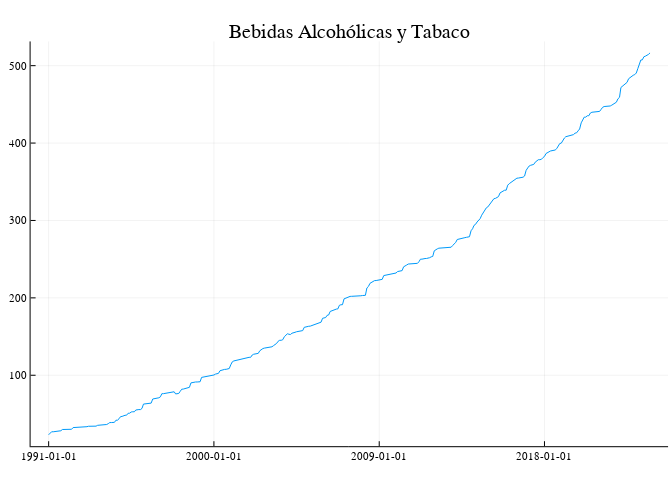

The notebook cell this image was saved under:
### Markdown cell above
En este informe se presenta el gráfico del primer componente del grupo, sin embargo, puede obtenerse un gráfico por cada componente y del IPC general^[j=13 en el código.].

### Code cell
tipo = "line";
grupos2 = DataFrames.DataFrame(
	No = 1:Base.size(df_cpi_grupos, 2)-1,
	Nombre = DataFrames.names(df_cpi_grupos)[2:end]);
nombrar = Base.Array(grupos2.Nombre);
nombrar = string.(nombrar);
j = 2#size(nombrar)[1] # 1:13

#dynamic_plot(df, nombrar[i], tipo)
# static_plot(df_cpi_grupos, nombrar[j], tipo)
df, col_name, plot_type = df_cpi_grupos, nombrar[j], tipo
col_name = Symbol(col_name)
plot_type = Symbol(plot_type)
fig_001 = Plots.plot(
    df.Fechas, 
    df[:, col_name],
    legend = false,
    label = String(col_name),
    title = String(col_name),)
#=Plots.savefig(
	fig_001,
	wd * "/Figuras/fig_001.png")
FileIO.load(wd * "/Figuras/fig_001.png")=#

### Figure 1 — Plotly figure (JSON) as saved in the notebook; plotly's stock layout.template omitted (floating-point values rounded to 4 significant figures; data arrays with more than 128 entries replaced by an {"elided": "..."} marker saying what was removed)
{"data": [{"colorbar": {"len": 0.9199, "title": "", "x": 0.9941, "y": 0.4913}, "legendgroup": "Bebidas Alcohólicas y Tabaco", "line": {"color": "rgba(0, 154, 250, 1.000)", "dash": "solid", "shape": "linear", "width": 1}, "mode": "lines", "name": "Bebidas Alcohólicas y Tabaco", "showlegend": true, "type": "scatter", "x": {"elided": "394 float values"}, "xaxis": "x", "y": {"elided": "394 float values"}, "yaxis": "y"}], "layout": {"annotations": [{"font": {"color": "rgba(0, 0, 0, 1.000)", "family": "sans-serif", "size": 20}, "rotation": -0.0, "showarrow": false, "text": "Bebidas Alcohólicas y Tabaco", "x": 0.5198, "xanchor": "center", "xref": "paper", "y": 1.0, "yanchor": "top", "yref": "paper"}], "height": 480, "margin": {"b": 20, "l": 0, "r": 0, "t": 20}, "paper_bgcolor": "rgba(255, 255, 255, 1.000)", "plot_bgcolor": "rgba(255, 255, 255, 1.000)", "showlegend": false, "width": 672, "xaxis": {"anchor": "y", "domain": [0.04554, 0.9941], "gridcolor": "rgba(0, 0, 0, 0.100)", "gridwidth": 0.5, "linecolor": "rgba(0, 0, 0, 1.000)", "mirror": false, "range": [726500.0, 739200.0], "showgrid": true, "showline": true, "showticklabels": true, "tickangle": 0, "tickcolor": "rgb(0, 0, 0)", "tickfont": {"color": "rgba(0, 0, 0, 1.000)", "family": "sans-serif", "size": 11}, "tickmode": "array", "ticks": "inside", "ticktext": ["1991-01-01", "2000-01-01", "2009-01-01", "2018-01-01"], "tickvals": [726800.0, 730100.0, 733400.0, 736700.0], "title": "", "titlefont": {"color": "rgba(0, 0, 0, 1.000)", "family": "sans-serif", "size": 15}, "type": "-", "visible": true, "zeroline": false, "zerolinecolor": "rgba(0, 0, 0, 1.000)"}, "yaxis": {"anchor": "x", "domain": [0.03135, 0.9513], "gridcolor": "rgba(0, 0, 0, 0.100)", "gridwidth": 0.5, "linecolor": "rgba(0, 0, 0, 1.000)", "mirror": false, "range": [8.349, 531.3], "showgrid": true, "showline": true, "showticklabels": true, "tickangle": 0, "tickcolor": "rgb(0, 0, 0)", "tickfont": {"color": "rgba(0, 0, 0, 1.000)", "family": "sans-serif", "size": 11}, "tickmode": "array", "ticks": "inside", "ticktext": ["100", "200", "300", "400", "500"], "tickvals": [100.0, 200.0, 300.0, 400.0, 500.0], "title": "", "titlefont": {"color": "rgba(0, 0, 0, 1.000)", "family": "sans-serif", "size": 15}, "type": "-", "visible": true, "zeroline": false, "zerolinecolor": "rgba(0, 0, 0, 1.000)"}}}
